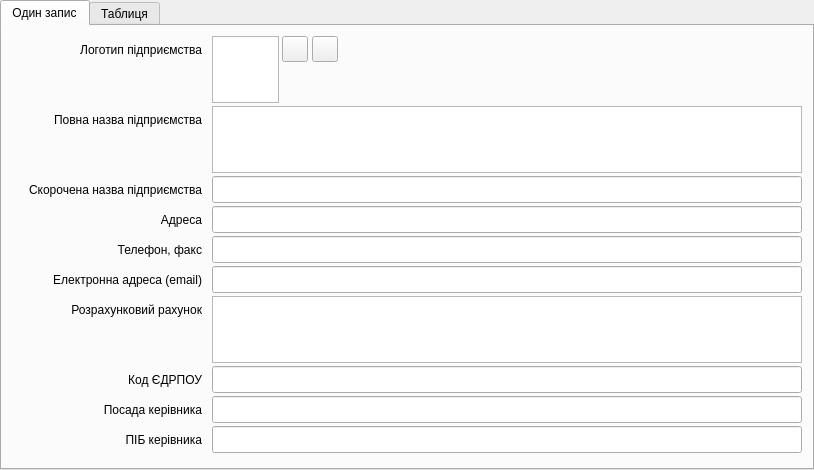
<?xml version="1.0" encoding="UTF-8"?>
<ui version="4.0">
 <class>Firma_win</class>
 <widget class="QTabWidget" name="Firma_win">
  <property name="geometry">
   <rect>
    <x>0</x>
    <y>0</y>
    <width>814</width>
    <height>470</height>
   </rect>
  </property>
  <property name="windowTitle">
   <string>Дані Підрядника</string>
  </property>
  <property name="windowIcon">
   <iconset>
    <normaloff>../icons/16x16/applications-engineering.png</normaloff>../icons/16x16/applications-engineering.png</iconset>
  </property>
  <property name="locale">
   <locale language="Ukrainian" country="Ukraine"/>
  </property>
  <property name="currentIndex">
   <number>0</number>
  </property>
  <property name="tabsClosable">
   <bool>false</bool>
  </property>
  <property name="movable">
   <bool>false</bool>
  </property>
  <widget class="QWidget" name="tab">
   <attribute name="title">
    <string>Один запис</string>
   </attribute>
   <widget class="QLabel" name="label">
    <property name="geometry">
     <rect>
      <x>10</x>
      <y>80</y>
      <width>190</width>
      <height>27</height>
     </rect>
    </property>
    <property name="text">
     <string>Повна назва підприємства</string>
    </property>
    <property name="alignment">
     <set>Qt::AlignRight|Qt::AlignTrailing|Qt::AlignVCenter</set>
    </property>
   </widget>
   <widget class="QLabel" name="label_2">
    <property name="geometry">
     <rect>
      <x>10</x>
      <y>150</y>
      <width>190</width>
      <height>27</height>
     </rect>
    </property>
    <property name="text">
     <string>Скорочена назва підприємства</string>
    </property>
    <property name="alignment">
     <set>Qt::AlignRight|Qt::AlignTrailing|Qt::AlignVCenter</set>
    </property>
   </widget>
   <widget class="QLabel" name="label_3">
    <property name="geometry">
     <rect>
      <x>10</x>
      <y>180</y>
      <width>190</width>
      <height>27</height>
     </rect>
    </property>
    <property name="text">
     <string>Адреса</string>
    </property>
    <property name="alignment">
     <set>Qt::AlignRight|Qt::AlignTrailing|Qt::AlignVCenter</set>
    </property>
   </widget>
   <widget class="QLabel" name="label_4">
    <property name="geometry">
     <rect>
      <x>10</x>
      <y>210</y>
      <width>190</width>
      <height>27</height>
     </rect>
    </property>
    <property name="text">
     <string>Телефон, факс</string>
    </property>
    <property name="alignment">
     <set>Qt::AlignRight|Qt::AlignTrailing|Qt::AlignVCenter</set>
    </property>
   </widget>
   <widget class="QLabel" name="label_5">
    <property name="geometry">
     <rect>
      <x>10</x>
      <y>240</y>
      <width>190</width>
      <height>27</height>
     </rect>
    </property>
    <property name="text">
     <string>Електронна адреса (email)</string>
    </property>
    <property name="alignment">
     <set>Qt::AlignRight|Qt::AlignTrailing|Qt::AlignVCenter</set>
    </property>
   </widget>
   <widget class="QLabel" name="label_6">
    <property name="geometry">
     <rect>
      <x>10</x>
      <y>270</y>
      <width>190</width>
      <height>27</height>
     </rect>
    </property>
    <property name="text">
     <string>Розрахунковий рахунок</string>
    </property>
    <property name="alignment">
     <set>Qt::AlignRight|Qt::AlignTrailing|Qt::AlignVCenter</set>
    </property>
   </widget>
   <widget class="QLabel" name="label_7">
    <property name="geometry">
     <rect>
      <x>10</x>
      <y>340</y>
      <width>190</width>
      <height>27</height>
     </rect>
    </property>
    <property name="text">
     <string>Код ЄДРПОУ</string>
    </property>
    <property name="alignment">
     <set>Qt::AlignRight|Qt::AlignTrailing|Qt::AlignVCenter</set>
    </property>
   </widget>
   <widget class="QLabel" name="label_8">
    <property name="geometry">
     <rect>
      <x>10</x>
      <y>370</y>
      <width>190</width>
      <height>27</height>
     </rect>
    </property>
    <property name="text">
     <string>Посада керівника</string>
    </property>
    <property name="alignment">
     <set>Qt::AlignRight|Qt::AlignTrailing|Qt::AlignVCenter</set>
    </property>
   </widget>
   <widget class="QLabel" name="label_9">
    <property name="geometry">
     <rect>
      <x>10</x>
      <y>10</y>
      <width>190</width>
      <height>27</height>
     </rect>
    </property>
    <property name="text">
     <string>Логотип підприємства</string>
    </property>
    <property name="alignment">
     <set>Qt::AlignRight|Qt::AlignTrailing|Qt::AlignVCenter</set>
    </property>
   </widget>
   <widget class="QTextEdit" name="textEdit">
    <property name="geometry">
     <rect>
      <x>210</x>
      <y>80</y>
      <width>590</width>
      <height>67</height>
     </rect>
    </property>
    <property name="tabChangesFocus">
     <bool>true</bool>
    </property>
   </widget>
   <widget class="QLineEdit" name="lineEdit">
    <property name="geometry">
     <rect>
      <x>210</x>
      <y>150</y>
      <width>590</width>
      <height>27</height>
     </rect>
    </property>
   </widget>
   <widget class="QLineEdit" name="lineEdit_2">
    <property name="geometry">
     <rect>
      <x>210</x>
      <y>180</y>
      <width>590</width>
      <height>27</height>
     </rect>
    </property>
   </widget>
   <widget class="QLineEdit" name="lineEdit_3">
    <property name="geometry">
     <rect>
      <x>210</x>
      <y>210</y>
      <width>590</width>
      <height>27</height>
     </rect>
    </property>
   </widget>
   <widget class="QLineEdit" name="lineEdit_4">
    <property name="geometry">
     <rect>
      <x>210</x>
      <y>240</y>
      <width>590</width>
      <height>27</height>
     </rect>
    </property>
   </widget>
   <widget class="QTextEdit" name="textEdit_2">
    <property name="geometry">
     <rect>
      <x>210</x>
      <y>270</y>
      <width>590</width>
      <height>67</height>
     </rect>
    </property>
    <property name="frameShape">
     <enum>QFrame::StyledPanel</enum>
    </property>
    <property name="frameShadow">
     <enum>QFrame::Sunken</enum>
    </property>
    <property name="tabChangesFocus">
     <bool>true</bool>
    </property>
   </widget>
   <widget class="QLineEdit" name="lineEdit_5">
    <property name="geometry">
     <rect>
      <x>210</x>
      <y>340</y>
      <width>590</width>
      <height>27</height>
     </rect>
    </property>
   </widget>
   <widget class="QLineEdit" name="lineEdit_6">
    <property name="geometry">
     <rect>
      <x>210</x>
      <y>370</y>
      <width>590</width>
      <height>27</height>
     </rect>
    </property>
   </widget>
   <widget class="QGraphicsView" name="graphicsView">
    <property name="geometry">
     <rect>
      <x>210</x>
      <y>10</y>
      <width>67</width>
      <height>67</height>
     </rect>
    </property>
   </widget>
   <widget class="QToolButton" name="toolButton">
    <property name="geometry">
     <rect>
      <x>280</x>
      <y>10</y>
      <width>26</width>
      <height>26</height>
     </rect>
    </property>
    <property name="toolTip">
     <string>Вставити логотип з файлу</string>
    </property>
    <property name="statusTip">
     <string>Вставити логотип з вибраного файлу</string>
    </property>
    <property name="text">
     <string/>
    </property>
    <property name="icon">
     <iconset>
      <normaloff>../icons/16x16/insert-image.png</normaloff>../icons/16x16/insert-image.png</iconset>
    </property>
   </widget>
   <widget class="QToolButton" name="toolButton_2">
    <property name="geometry">
     <rect>
      <x>310</x>
      <y>10</y>
      <width>26</width>
      <height>26</height>
     </rect>
    </property>
    <property name="toolTip">
     <string>Вилучити логотип</string>
    </property>
    <property name="statusTip">
     <string>Вилучити логотип</string>
    </property>
    <property name="text">
     <string/>
    </property>
    <property name="icon">
     <iconset>
      <normaloff>../icons/16x16/remove-image.png</normaloff>../icons/16x16/remove-image.png</iconset>
    </property>
   </widget>
   <widget class="QLabel" name="label_10">
    <property name="geometry">
     <rect>
      <x>10</x>
      <y>400</y>
      <width>190</width>
      <height>27</height>
     </rect>
    </property>
    <property name="text">
     <string>ПІБ керівника</string>
    </property>
    <property name="alignment">
     <set>Qt::AlignRight|Qt::AlignTrailing|Qt::AlignVCenter</set>
    </property>
   </widget>
   <widget class="QLineEdit" name="lineEdit_7">
    <property name="geometry">
     <rect>
      <x>210</x>
      <y>400</y>
      <width>590</width>
      <height>27</height>
     </rect>
    </property>
   </widget>
  </widget>
  <widget class="QWidget" name="tab">
   <attribute name="title">
    <string>Таблиця</string>
   </attribute>
   <layout class="QGridLayout" name="gridLayout">
    <item row="0" column="0">
     <widget class="QTableView" name="tableFirma">
      <property name="frameShape">
       <enum>QFrame::StyledPanel</enum>
      </property>
      <property name="autoScroll">
       <bool>true</bool>
      </property>
     </widget>
    </item>
   </layout>
  </widget>
 </widget>
 <tabstops>
  <tabstop>graphicsView</tabstop>
  <tabstop>toolButton</tabstop>
  <tabstop>toolButton_2</tabstop>
  <tabstop>textEdit</tabstop>
  <tabstop>lineEdit</tabstop>
  <tabstop>lineEdit_2</tabstop>
  <tabstop>lineEdit_3</tabstop>
  <tabstop>lineEdit_4</tabstop>
  <tabstop>textEdit_2</tabstop>
  <tabstop>lineEdit_5</tabstop>
  <tabstop>lineEdit_6</tabstop>
  <tabstop>lineEdit_7</tabstop>
  <tabstop>tableFirma</tabstop>
 </tabstops>
 <resources/>
 <connections/>
</ui>
